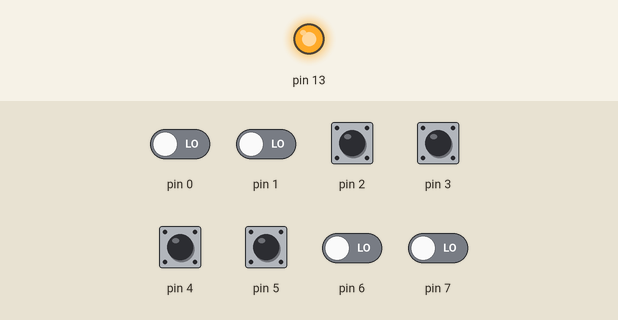
A sketch run on a simulated Arduino Uno, built with avr-gcc and run on an emulated ATmega328P. Parts: output pins drawn as LEDs (lit = HIGH). Dashed ring = blinking. The inputs (shaded band) are chosen by the test bench; at power-on: pin 2–5 HIGH, pin 0, pin 1, pin 6, pin 7 LOW.

Above: at 0.1 s.
At 3.2 s:
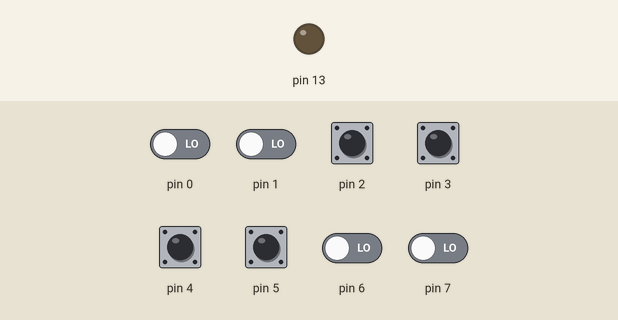
3.3 s: pin 2 pulled LOW for 1 s
At 4.6 s:
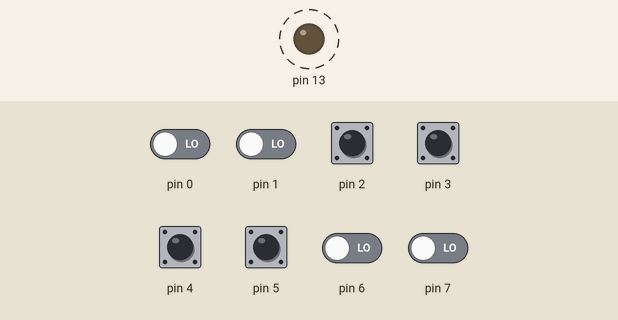
Timing chart, 0 to 6.3 s (numbered marks = the images above; inputs shaded):
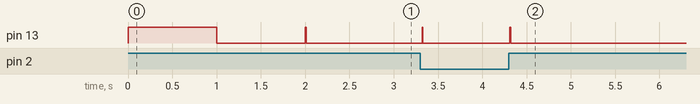

Measured:
- after the input at 3.3 s, pin 13: alternates HIGH for 0.01 s and LOW for 0.98 s, 4 changes in all, then stays LOW, starting at once

The sketch:

cv.ino
```cpp
#include <Wire.h>
#include <Adafruit_MCP4725.h>

Adafruit_MCP4725 dac;

// Rotary knob state
volatile int old_state = 0;
volatile int state = 0;

// Value to send to DAC
volatile int value = 0;
volatile int new_value = 4095;

// Used to limit the frequency of timer updates to 30 times per sec
int old_time = 0;

// Interrupt handler for rotary encoder
ISR(PCINT2_vect) {
  state = PIND;
  int changes = state ^ old_state;
  // If bit 2, update the value
  if (bitRead(changes, 2)) {
    if (bitRead(state, 2) ^ bitRead(old_state, 3)) {
      new_value++;
    } else {
      new_value--;
    }
  }
  // If bit 4, update the value with a coarse resolution
  if (bitRead(changes, 4)) {
    if (bitRead(state, 4) ^ bitRead(old_state, 5)) {
      new_value += 8;
    } else {
      new_value -= 8;
    }
  }

  // Store the state to compare against next time
  old_state = state;
}

void setup(void) {
  pinMode(13, OUTPUT);
  digitalWrite(13, HIGH);   // turn the LED on (HIGH is the voltage level)
  delay(1000);               // wait for a second
  digitalWrite(13, LOW);    // turn the LED off by making the voltage LOW
  delay(1000);               // wait for a second
  dac.begin(0x60);
  pinMode(2, INPUT);
  digitalWrite(2, HIGH);
  pinMode(3, INPUT);
  digitalWrite(3, HIGH);
  pinMode(4, INPUT);
  digitalWrite(4, HIGH);
  pinMode(5, INPUT);
  digitalWrite(5, HIGH);

  noInterrupts();
  // Pin change interrupt control register
  PCICR |= 0b100;

  // Pin change mask registers decide which pins are enabled as triggers
  PCMSK2 |= (_BV(PCINT18) | _BV(PCINT19) | _BV(PCINT20) | _BV(PCINT21));
  interrupts();
}

void loop(void) {
  int time = millis();
  // Limit frequency of timer updates to 30 per second
  if (time - old_time < 33) {
    return;
  }
  old_time = time;

  if (value != new_value) {
    digitalWrite(13, HIGH);
    delay(10);
    digitalWrite(13, LOW);
    delay(10);
    value = new_value;

    if (value > 4095) {
      new_value = value = 4095;
    }
    if (value < 8) {
      new_value = value = 8;
    }

    dac.setVoltage(value, false);
  }
}
```
